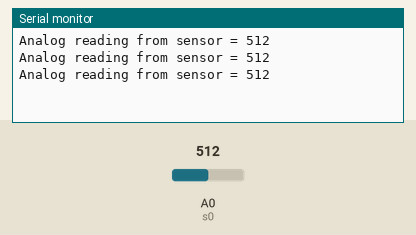
The sketch below on a simulated Arduino Uno, built with avr-gcc and run on an emulated ATmega328P. Shown: the last lines printed to the serial monitor. Inputs (shaded band) come from the test bench; at power-on: A0 (s0) = 512.

Above: at 1.3 s.
1.4 s: A0 (s0) set to 716
At 1.9 s:
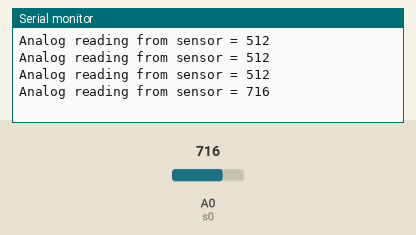
2.9 s: A0 (s0) set to 900
At 3.3 s:
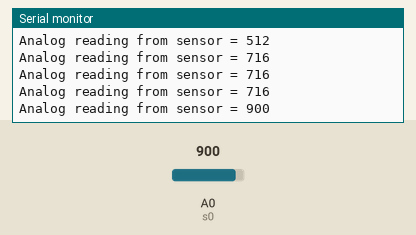
Timing chart, 0 to 5.9 s (numbered marks = the images above; inputs shaded):
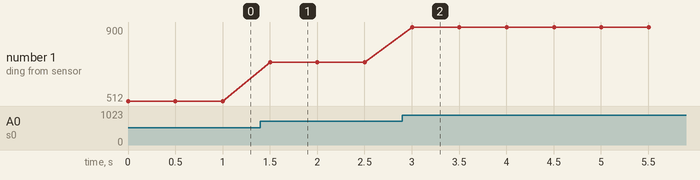

Measured:
- after the input at 1.4 s, the serial monitor: prints a new line after 0.10 s (image 1)
- after the input at 2.9 s, the serial monitor: prints a new line after 0.10 s (image 2)
- plotted number 1: 512 → 716 after the input at 1.4 s, 716 → 900 after the input at 2.9 s

The sketch:

multi.ino
```cpp
#define s0 14
#define s1 12
#define s2 13
#define s3 4
#define aPin A0
//Variables
int LDR_Val; // Analog value from the LDR


void setup(){
  pinMode(s0, OUTPUT);
  pinMode(s1, OUTPUT);
  pinMode(s2, OUTPUT);
  pinMode(s3, OUTPUT);

  digitalWrite(s0, LOW);
  digitalWrite(s1, LOW);
  digitalWrite(s2, LOW);
  digitalWrite(s3, LOW);
  Serial.begin(115200);
}

void loop(){
  digitalWrite(s0, LOW);
  digitalWrite(s1, LOW);
  digitalWrite(s2, LOW);
  digitalWrite(s3, LOW);
LDR_Val = analogRead(aPin);
  Serial.print("Analog reading from sensor = ");
  Serial.println(LDR_Val); // between 0 - 1024
  delay(500);
}
```
